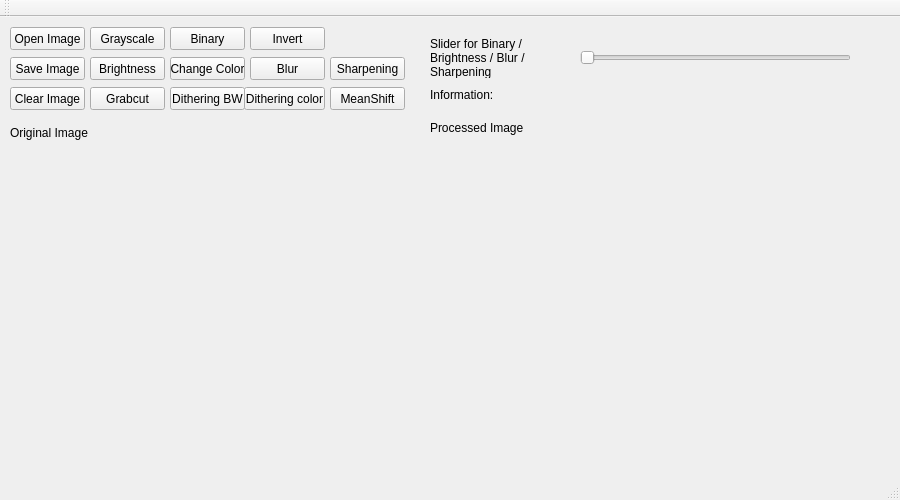
<?xml version="1.0" encoding="UTF-8"?>
<ui version="4.0">
 <class>MainWindow</class>
 <widget class="QMainWindow" name="MainWindow">
  <property name="geometry">
   <rect>
    <x>0</x>
    <y>0</y>
    <width>900</width>
    <height>500</height>
   </rect>
  </property>
  <property name="windowTitle">
   <string>MainWindow</string>
  </property>
  <widget class="QWidget" name="centralWidget">
   <widget class="QLabel" name="label_img_original">
    <property name="geometry">
     <rect>
      <x>10</x>
      <y>140</y>
      <width>400</width>
      <height>300</height>
     </rect>
    </property>
    <property name="text">
     <string/>
    </property>
   </widget>
   <widget class="QPushButton" name="pushButton_open">
    <property name="geometry">
     <rect>
      <x>10</x>
      <y>10</y>
      <width>75</width>
      <height>23</height>
     </rect>
    </property>
    <property name="text">
     <string>Open Image</string>
    </property>
   </widget>
   <widget class="QLabel" name="label_original">
    <property name="geometry">
     <rect>
      <x>10</x>
      <y>100</y>
      <width>91</width>
      <height>31</height>
     </rect>
    </property>
    <property name="text">
     <string>Original Image</string>
    </property>
   </widget>
   <widget class="QLabel" name="label_img_processed">
    <property name="geometry">
     <rect>
      <x>430</x>
      <y>140</y>
      <width>400</width>
      <height>300</height>
     </rect>
    </property>
    <property name="text">
     <string/>
    </property>
   </widget>
   <widget class="QLabel" name="label_processed">
    <property name="geometry">
     <rect>
      <x>430</x>
      <y>90</y>
      <width>101</width>
      <height>41</height>
     </rect>
    </property>
    <property name="text">
     <string>Processed Image</string>
    </property>
   </widget>
   <widget class="QPushButton" name="pushButton_gray">
    <property name="geometry">
     <rect>
      <x>90</x>
      <y>10</y>
      <width>75</width>
      <height>23</height>
     </rect>
    </property>
    <property name="text">
     <string>Grayscale</string>
    </property>
    <property name="checkable">
     <bool>false</bool>
    </property>
   </widget>
   <widget class="QPushButton" name="pushButton_Binary">
    <property name="geometry">
     <rect>
      <x>170</x>
      <y>10</y>
      <width>75</width>
      <height>23</height>
     </rect>
    </property>
    <property name="text">
     <string>Binary</string>
    </property>
    <property name="checkable">
     <bool>false</bool>
    </property>
   </widget>
   <widget class="QSlider" name="horizontalSlider">
    <property name="geometry">
     <rect>
      <x>580</x>
      <y>30</y>
      <width>271</width>
      <height>22</height>
     </rect>
    </property>
    <property name="maximum">
     <number>255</number>
    </property>
    <property name="orientation">
     <enum>Qt::Horizontal</enum>
    </property>
   </widget>
   <widget class="QLabel" name="label_slider">
    <property name="geometry">
     <rect>
      <x>430</x>
      <y>20</y>
      <width>141</width>
      <height>41</height>
     </rect>
    </property>
    <property name="text">
     <string>Slider for Binary / Brightness / Blur / Sharpening</string>
    </property>
    <property name="wordWrap">
     <bool>true</bool>
    </property>
   </widget>
   <widget class="QPushButton" name="pushButton_Clear">
    <property name="geometry">
     <rect>
      <x>10</x>
      <y>70</y>
      <width>75</width>
      <height>23</height>
     </rect>
    </property>
    <property name="text">
     <string>Clear Image</string>
    </property>
   </widget>
   <widget class="QPushButton" name="pushButton_Brightness">
    <property name="geometry">
     <rect>
      <x>90</x>
      <y>40</y>
      <width>75</width>
      <height>23</height>
     </rect>
    </property>
    <property name="text">
     <string>Brightness</string>
    </property>
    <property name="checkable">
     <bool>false</bool>
    </property>
   </widget>
   <widget class="QPushButton" name="pushButton_Color">
    <property name="geometry">
     <rect>
      <x>170</x>
      <y>40</y>
      <width>75</width>
      <height>23</height>
     </rect>
    </property>
    <property name="text">
     <string>Change Color</string>
    </property>
    <property name="checkable">
     <bool>false</bool>
    </property>
   </widget>
   <widget class="QPushButton" name="pushButton_Blur">
    <property name="geometry">
     <rect>
      <x>250</x>
      <y>40</y>
      <width>75</width>
      <height>23</height>
     </rect>
    </property>
    <property name="text">
     <string>Blur</string>
    </property>
    <property name="checkable">
     <bool>false</bool>
    </property>
   </widget>
   <widget class="QPushButton" name="pushButton_Save">
    <property name="geometry">
     <rect>
      <x>10</x>
      <y>40</y>
      <width>75</width>
      <height>23</height>
     </rect>
    </property>
    <property name="text">
     <string>Save Image</string>
    </property>
    <property name="checkable">
     <bool>false</bool>
    </property>
   </widget>
   <widget class="QPushButton" name="pushButton_Invert">
    <property name="geometry">
     <rect>
      <x>250</x>
      <y>10</y>
      <width>75</width>
      <height>23</height>
     </rect>
    </property>
    <property name="text">
     <string>Invert</string>
    </property>
   </widget>
   <widget class="QLabel" name="label_information">
    <property name="geometry">
     <rect>
      <x>430</x>
      <y>70</y>
      <width>421</width>
      <height>16</height>
     </rect>
    </property>
    <property name="text">
     <string>Information: </string>
    </property>
   </widget>
   <widget class="QPushButton" name="pushButton_Grabcut">
    <property name="geometry">
     <rect>
      <x>90</x>
      <y>70</y>
      <width>75</width>
      <height>23</height>
     </rect>
    </property>
    <property name="text">
     <string>Grabcut</string>
    </property>
   </widget>
   <widget class="QPushButton" name="pushButton_Cluster">
    <property name="geometry">
     <rect>
      <x>330</x>
      <y>70</y>
      <width>75</width>
      <height>23</height>
     </rect>
    </property>
    <property name="text">
     <string>MeanShift</string>
    </property>
   </widget>
   <widget class="QPushButton" name="pushButton_Dithering_color">
    <property name="geometry">
     <rect>
      <x>244</x>
      <y>70</y>
      <width>81</width>
      <height>23</height>
     </rect>
    </property>
    <property name="text">
     <string>Dithering color</string>
    </property>
   </widget>
   <widget class="QPushButton" name="pushButton_Dithering_BW">
    <property name="geometry">
     <rect>
      <x>170</x>
      <y>70</y>
      <width>75</width>
      <height>23</height>
     </rect>
    </property>
    <property name="text">
     <string>Dithering BW</string>
    </property>
   </widget>
   <widget class="QPushButton" name="pushButton_Sharpening">
    <property name="geometry">
     <rect>
      <x>330</x>
      <y>40</y>
      <width>75</width>
      <height>23</height>
     </rect>
    </property>
    <property name="text">
     <string>Sharpening</string>
    </property>
   </widget>
  </widget>
  <widget class="QMenuBar" name="menuBar">
   <property name="geometry">
    <rect>
     <x>0</x>
     <y>0</y>
     <width>900</width>
     <height>21</height>
    </rect>
   </property>
  </widget>
  <widget class="QToolBar" name="mainToolBar">
   <attribute name="toolBarArea">
    <enum>TopToolBarArea</enum>
   </attribute>
   <attribute name="toolBarBreak">
    <bool>false</bool>
   </attribute>
  </widget>
  <widget class="QStatusBar" name="statusBar"/>
 </widget>
 <layoutdefault spacing="6" margin="11"/>
 <resources/>
 <connections/>
</ui>
